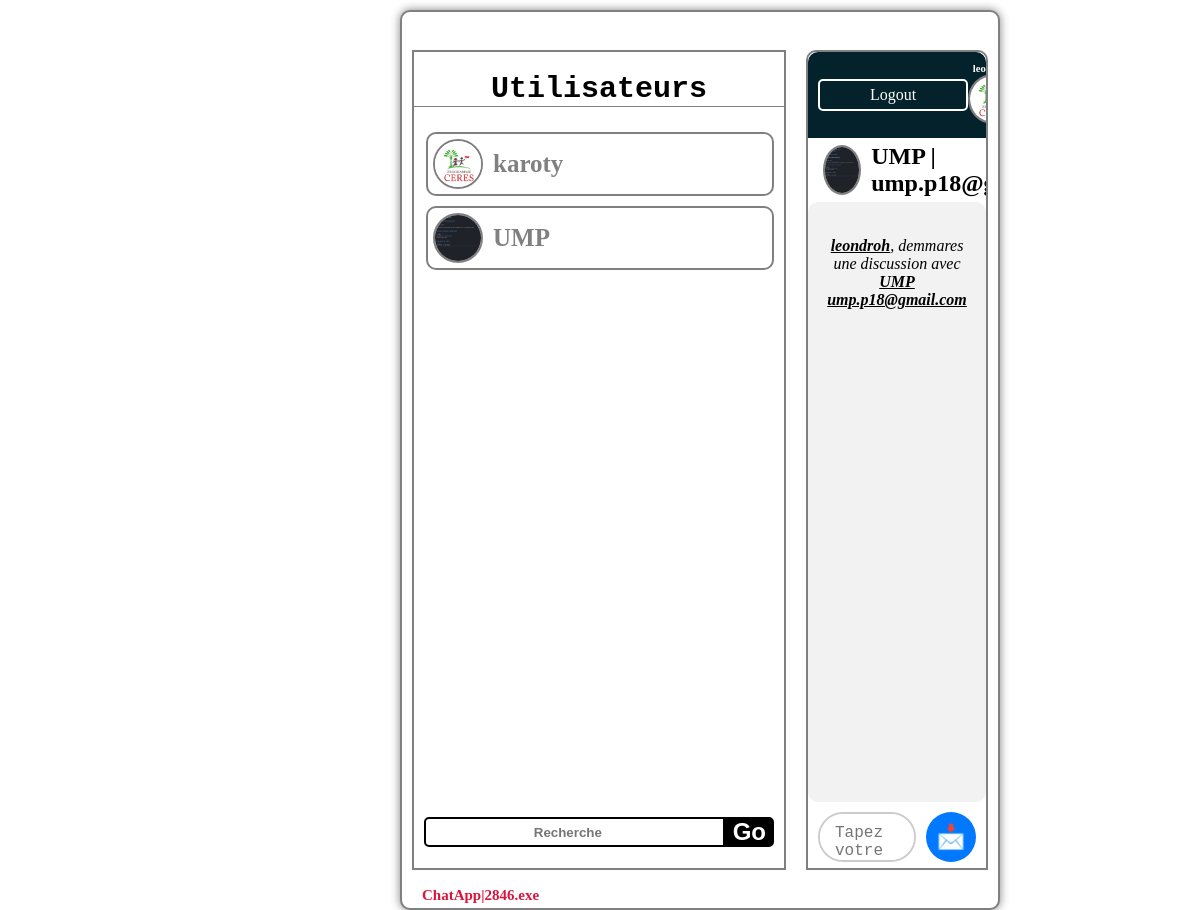
The app's page /discussion/9461042608/ (signed in), older data.
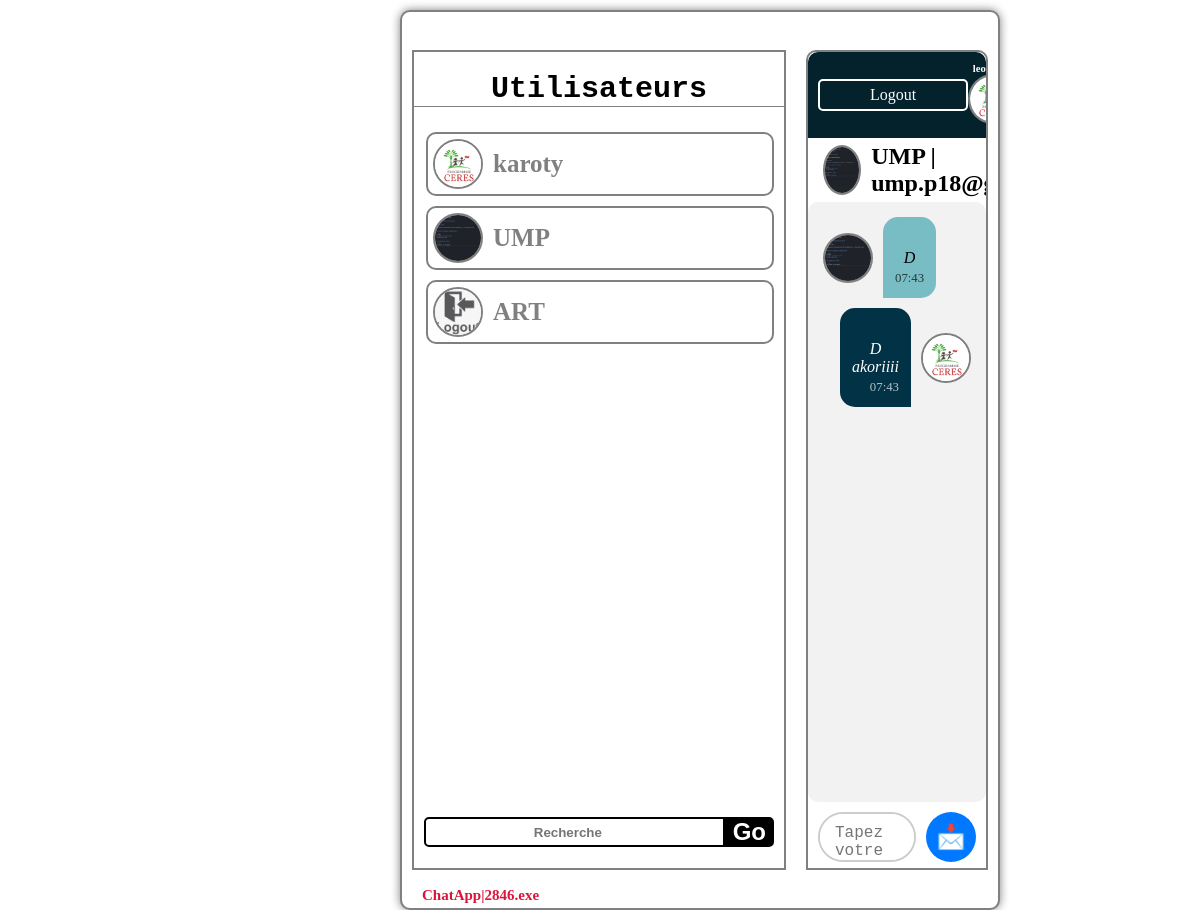
The same page, newer data.
### chatreal/models.py (models this page shows, shortened)
class CustomUser(AbstractUser):
    uid = models.CharField(
        max_length=10,
        editable=False,
        unique=True
    )
    username = models.CharField(max_length=15, unique=True, verbose_name="Pseudo")
    email = models.EmailField(unique=True, verbose_name="Adresse e-mail")
    profile_picture = models.ImageField(upload_to="profile_pictures/", null=True, blank=True, verbose_name="Photo de profil")
    groups = models.ManyToManyField(
        'auth.Group',
        related_name='customuser_groups',
        blank=True
    )
    user_permissions = models.ManyToManyField(
        'auth.permission',
        related_name='customuser_permissions',
        blank=True
    )

class Messages(models.Model):
    exped = models.ForeignKey(CustomUser, related_name="expediteur", on_delete=models.CASCADE)
    dest = models.ForeignKey(CustomUser, related_name="destinateur", on_delete=models.CASCADE)
    message = models.TextField()
    date_env = models.DateTimeField(auto_now=True)

### chatreal/views.py (the view)
# urls.py: path('discussion/<str:uid>/', Discussion, name='discussion')
@login_required
def Discussion(request, uid):
    users = CustomUser.objects.exclude(id=request.user.id)
    destinateur = get_object_or_404(CustomUser, uid=uid)
    texte = Messages.objects.filter(Q(exped=request.user, dest=destinateur) | Q(exped=destinateur, dest=request.user)).order_by('date_env')
    if request.method == 'POST':
        form = MessageForm(request.POST)
        if form.is_valid():
            message = form.save(commit=False)
            message.exped = request.user
            message.dest = destinateur
            message.save()
            return redirect('discussion', uid=destinateur.uid)
    else:
        form = MessageForm()
    context = {
        "destinateur": destinateur,
        "expediteur": request.user,
        "users": users,
        "texte": texte,
        "form":form,
    }
    return render(request, 'discussion.html', context)

### chatreal/forms.py
class MessageForm(forms.ModelForm):
    class Meta:
        model = Messages
        fields = ['message']
        widgets = {
            'message': forms.Textarea(
                attrs={
                    'placeholder': 'Ecrivez un message.',
                    'class': 'mess_input'
                }
            ),
        }

### chatreal/templates/discussion.html (shortened to what this page needs)
{% extends 'plateform.html' %}
{% block discu %}
<div class="discussion">
    <div class="info_dest">
        <img class="profile-pic" src="{{ destinateur.profile_picture.url }}" alt="Profil">
        <h2>{{ destinateur.username }} | {{ destinateur.email }}</h2>
    </div>
    <div class="messages">
        {% if texte %}
            {% for m in texte %}
                <div class="message {% if m.exped == expediteur %} ma-texte {% else %} sa-texte {% endif %}">
                    <div class="message-content">
                        {% if m.exped == expediteur %}
                            <div class="text-bubble">
                                <p>{{ m.message }}</p>
                                <span class="message-time">{{ m.date_env|date:"H:i" }}</span>
                            </div>
                            <img class="profile-pic" src="{{ expediteur.profile_picture.url }}" alt="Profil">
                        {% else %}
                            <img class="profile-pic" src="{{ destinateur.profile_picture.url }}" alt="Profil">
                            <div class="text-bubble">
                                <p>{{ m.message }}</p>
                                <span class="message-time">{{ m.date_env|date:"H:i" }}</span>
                            </div>
                        {% endif %}
                    </div>
                </div>
            {% endfor %}
        {% else %}
                <p><strong><u>{{ expediteur.username }}</strong></u>, demmares une discussion avec <strong><u>{{ destinateur.username }}</u></strong> <br> <strong><u>{{ destinateur.email }}</u></strong> </p>
        {% endif %}
    </div>
    <form action="{% url 'discussion' destinateur.uid %}" method="post">
        <textarea name="message" class="mess_input" placeholder="Tapez votre message..." required></textarea>
        <button type="submit">📩</button>
    </form>
</div>
{% endblock %}

### chatreal/templates/plateform.html (shortened to what this page needs)
{% load static %}
<!DOCTYPE html>
<html lang="en">
<head>
    <link rel="stylesheet" href="{% static 'plateform.css' %}">
</head>
<body>
    <div class="plateform">
        <h1>ChatApp|2846.exe</h1>
        <div class="contenue">
            <div class="utilisateurs">
                <h2>Utilisateurs</h2>
                {% block content %}
                    {% if users %}
                        <ul>
                            {% for u in users %}
                                <li>
                                    <img src="{{ u.profile_picture.url }}" alt="{{ u.username }}" />
                                    <span><a href="{% url 'discussion' u.uid %}">{{ u.username }}</a></span>
                                </li>
                            {% endfor %}
                        </ul>
                    {% endif %}
                {% endblock %}
                <form action="{% url 'rechercher_user' %}">
                    <input type="search" name="search_user" placeholder="Recherche" required>
                    <button type="submit">Go</button>
                </form>
            </div>
            <div class="template">
                <div class="user">
                    <a href="{% url 'deconnexion' %}">Logout</a>
                    <div class="info_user">
                        <h6>{{ user.username }}</h6>
                        <img src="{{ user.profile_picture.url }}" alt="user_pp">
                    </div>
                </div>
                {% block discu %}{% endblock %}
            </div>
        </div>
    </div>
</body>
</html>

### static/plateform.css (style rules this page uses)
* { box-sizing: border-box; margin: 0; }
.plateform { display: flex; justify-content: center; flex-direction: column; width: 50%; height: 900px; border: 2px solid grey; margin: 10px auto auto 400px; border-radius: 10px; box-shadow: 0 0 10px gray; background-color: white; }
.plateform h1 { color: crimson; margin-top: 870px; margin-left: 20px; position: absolute; font-size: 15px; }
.contenue { display: flex; justify-content: space-between; align-items: center; }
.plateform img { width: 50px; height: 50px; border-radius: 50%; border: 2px solid gray; object-fit: cover; }
.plateform .utilisateurs { border: 2px solid gray; margin: 10px; width: 400px; height: 820px; }
.plateform .utilisateurs ul { overflow-y: auto; list-style: none; display: flex; flex-direction: column; height: 680px; }
.plateform .utilisateurs ul li { border: 2px solid gray; border-radius: 10px; text-align: center; align-items: center; display: flex; margin: 5px 10px 5px -28px; padding: 5px; }
.plateform .utilisateurs ul li span a { color: gray; font-size: 25px; text-decoration: none; margin: 0px 10px; width: 255px; overflow-x: auto; font-weight: bolder; text-align: left; transition: 0.2s ease; }
.plateform .utilisateurs h2 { text-align: center; border-bottom: 1px solid gray; text-align: center; font-family: monospace; font-size: 30px; margin: 20px auto; }
.plateform .template { border: 2px solid gray; margin: 10px; width: 600px; height: 820px; overflow-y: auto; border-radius: 10px 10px 0 0; }
.plateform .template p { text-align: center; font-style: italic; margin-top: 20px; }
.plateform .template .user { color: white; background-color: rgb(4, 34, 43); display: flex; justify-content: space-between; padding: 10px; align-items: center; text-align: center; border-radius: 10px 10px 0 0; }
.plateform .template .user a { text-decoration: none; color: white; border: 2px solid white; padding: 5px 50px; border-radius: 5px; transition: 0.2s ease; }
.utilisateurs form { margin: 10px; padding-bottom: 20px; display: flex; text-align: center; align-items: center; justify-content: space-between; width: 350px; }
.utilisateurs form input { width: 320px; height: 30px; border: 2px solid black; text-align: center; color: black; font-weight: bolder; border-radius: 5px 0px 0px 5px; outline: none; }
.utilisateurs form button { height: 30px; border: 2px solid black; text-align: center; color: white; font-weight: bolder; border-radius: 0 5px 5px 0; background-color: black; }
.messages { border-radius: 10px; height: 600px; overflow-y: auto; width: 100%; max-width: 650px; padding: 15px; background: #f2f2f2; display: flex; flex-direction: column; gap: 10px; }
.message { display: flex; max-width: 80%; }
.ma-texte { align-self: flex-end; flex-direction: row-reverse; }
.sa-texte { align-self: flex-start; flex-direction: row; }
.message-content { display: flex; align-items: center; gap: 10px; }
.info_dest { margin: 5px auto 5px 15px; display: flex; align-items: center; gap: 10px; }
.profile-pic { width: 35px; height: 35px; border-radius: 50%; }
.text-bubble { max-width: 100%; padding: 12px; border-radius: 18px; word-wrap: break-word; display: flex; flex-direction: column; gap: 4px; }
.ma-texte .text-bubble { background-color: #023246; color: white; border-radius: 15px 15px 0 15px; }
.sa-texte .text-bubble { background-color: #78bcc4; color: black; border-radius: 15px 15px 15px 0; }
.message-time { font-size: 0.8em; opacity: 0.7; align-self: flex-end; }
.discussion form { display: flex; align-items: center; gap: 10px; background: white; padding: 10px; border-radius: 10px; width: 100%; max-width: 650px; }
.mess_input { flex: 1; height: 50px; background-color: white; border: 2px solid #ccc; border-radius: 25px; padding: 10px 15px; font-size: 16px; resize: none; outline: none; }
button { width: 50px; height: 50px; background-color: #0078ff; color: white; font-size: 24px; border: none; border-radius: 50%; cursor: pointer; display: flex; align-items: center; justify-content: center; transition: 0.3s; }

Row changes from the older to the newer data that the page shows:
changed CustomUser "UMP": username "UMP" → (not shown); email "ump.p18@gmail.com" → (not shown)
added CustomUser: profile_picture (picture), username "ART"
changed CustomUser "leondroh": username "leondroh" → (not shown)
added Messages: profile_picture (picture), message "D", date_env "07:43"
added Messages: message "D akoriiii", date_env "07:43", profile_picture (picture)
Text that changed along with them:
text no longer shown: ", demmares une discussion avec"
